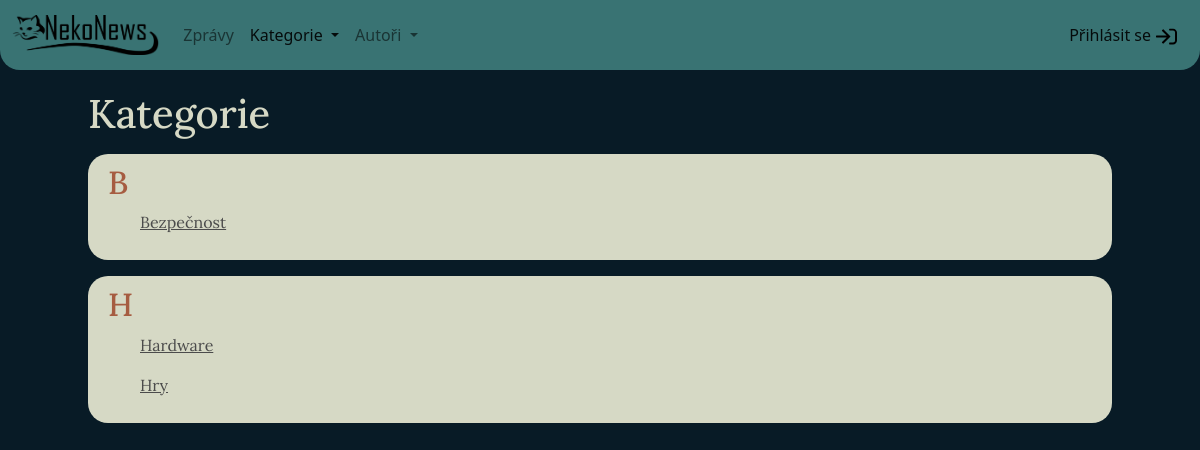
Page /category/index.php on the earlier database version.
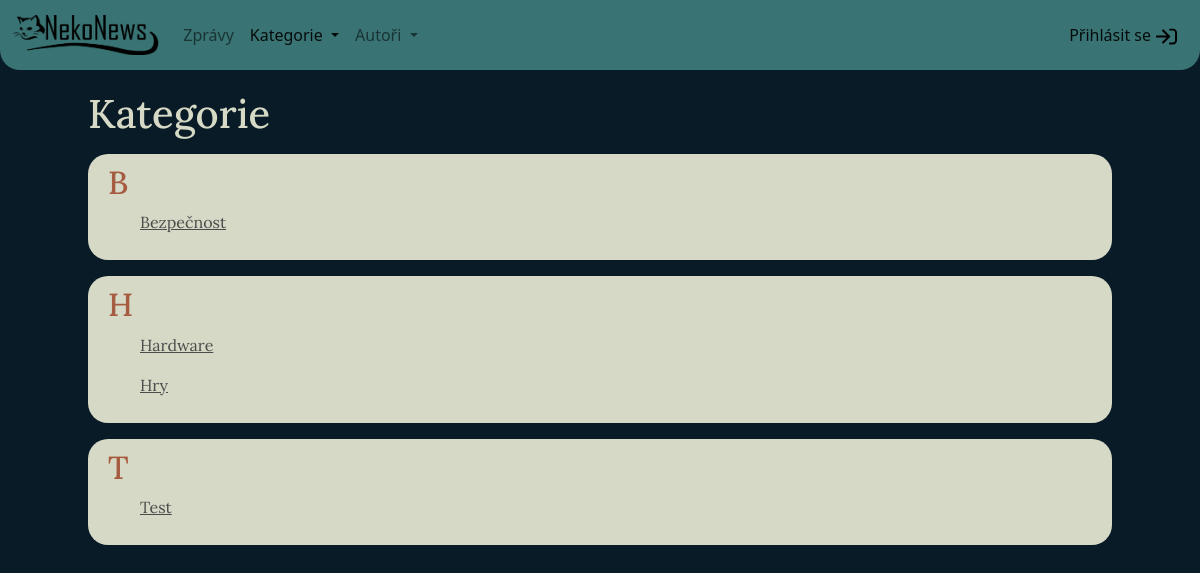
Same page on the later database version.
### tables this page shows
CREATE TABLE `category` (
                            `id` int(11) NOT NULL,
                            `name` varchar(50) NOT NULL
);

### model/Database.php (called while the page is built, shortened)
<?php
class Database
{
    private $conn;
    public function __construct()
    {
        $this->conn = new PDO('mysql:host=' . self::HOST . ';dbname=' . self::DBNAME,
            self::USER,
            self::PASS, [
                PDO::ATTR_ERRMODE => PDO::ERRMODE_EXCEPTION
            ]);
        $this->conn->query('SET NAMES utf8');
    }
    public function selectAll($sql, $params = [])
    {
        $stmt = $this->execute($sql, $params);
        return $stmt->fetchAll(PDO::FETCH_ASSOC);
    }
    protected function execute($sql, $params)
    {
        $stmt = $this->conn->prepare($sql);
        $stmt->execute($params);
        return $stmt;
    }
}

### model/BaseRepository.php (called while the page is built, shortened)
<?php
abstract class BaseRepository
{
    public function __construct(Database $db)
    {
        $this->dbConn = $db;
    }
}

### model/CategoryRepository.php (called while the page is built, shortened)
<?php
class CategoryRepository extends BaseRepository
{
    public function getCategoriesFirstLetter()
    {
        $query = '
            SELECT
                LEFT(name, 1) AS first_letter
            FROM `category`
                GROUP BY LEFT(name, 1)
                ORDER BY LEFT(name, 1)
        ';
        return $this->dbConn->selectAll($query);
    }
    public function getCategoriesByLetter($letter)
    {
        $query = '
            SELECT
                id,
                name,
                LEFT(name, 1) AS first_letter
            FROM `category`
                WHERE  LEFT(name, 1) = :letter
                ORDER BY name
        ';
        $data = [
            ':letter' => $letter,
        ];
        return $this->dbConn->selectAll($query, $data);
    }
}

### category/index.php (the view, shortened to what this page needs)
<?php
require_once '../tools/Tools.php';
$db = new Database();
$categoryRepo = new CategoryRepository($db);
$firstLetters = $categoryRepo->getCategoriesFirstLetter();
?>
<html lang="cs">
<head>
    <link rel="stylesheet" href="../source/styles/style.css">
</head>
<body>
<?php
require_once '../source/pages/navbar.php';
?>
<main>
    <section class="page-header white-font">
        <h1>Kategorie</h1>
    </section>
    <section class="categories-list">
        <?php foreach ($firstLetters as $firstLetter) { ?>
            <div class="category-group">
                <h2><?= $firstLetter['first_letter'] ?></h2>
                <?php foreach ($categoryRepo->getCategoriesByLetter($firstLetter['first_letter']) as $item) { ?>
                    <ul>
                        <li>
                            <a href="articles.php?category_id=<?= $item['id'] ?>"><?= $item['name'] ?></a>
                        </li>
                    </ul>
                <?php } ?>
            </div>
        <?php } ?>
    </section>
</main>
</body>
</html>

Differences in the rows shown:
added category: name "Test", shown under "T"
Other differences:
new list line: "T"
